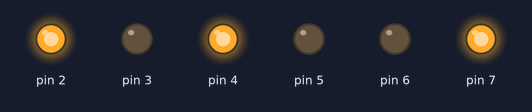
The sketch below on a simulated Arduino Uno, built with avr-gcc and run on an emulated ATmega328P. On the bench: output pins drawn as LEDs (lit = HIGH).

Above: at 0.1 s.
Timing chart, 0 to 1.6 s (numbered marks = the images above):
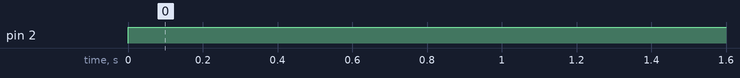

The sketch:

main.ino
```cpp
#define E1 2  // Enable Pin for motor 1
#define E2 5  // Enable Pin for motor 2

#include "Sensor.h"
#include "UltraSonicSensor.h"
#include "ReactiveAgent.h"

DcMotor motors[] = {DcMotor(2, 3, 4), DcMotor(5, 6, 7)};
UltraSonicSensor uSensor(8);

Sensor *sensors[] = {&uSensor};
Driver driver(motors);

// reactive agent where all
// the work is done
ReactiveAgent agent(sensors, driver);

// wait to start
long begin_ = millis();
long wait_ = 1100;

void setup() {
  Serial.begin(9600);
  pinMode(2, OUTPUT);

}

void loop() {
 // is it time to start
 analogWrite(2, 150);

}
```

Measured:
- by itself, pin 2: LOW → HIGH at 0.00 s
